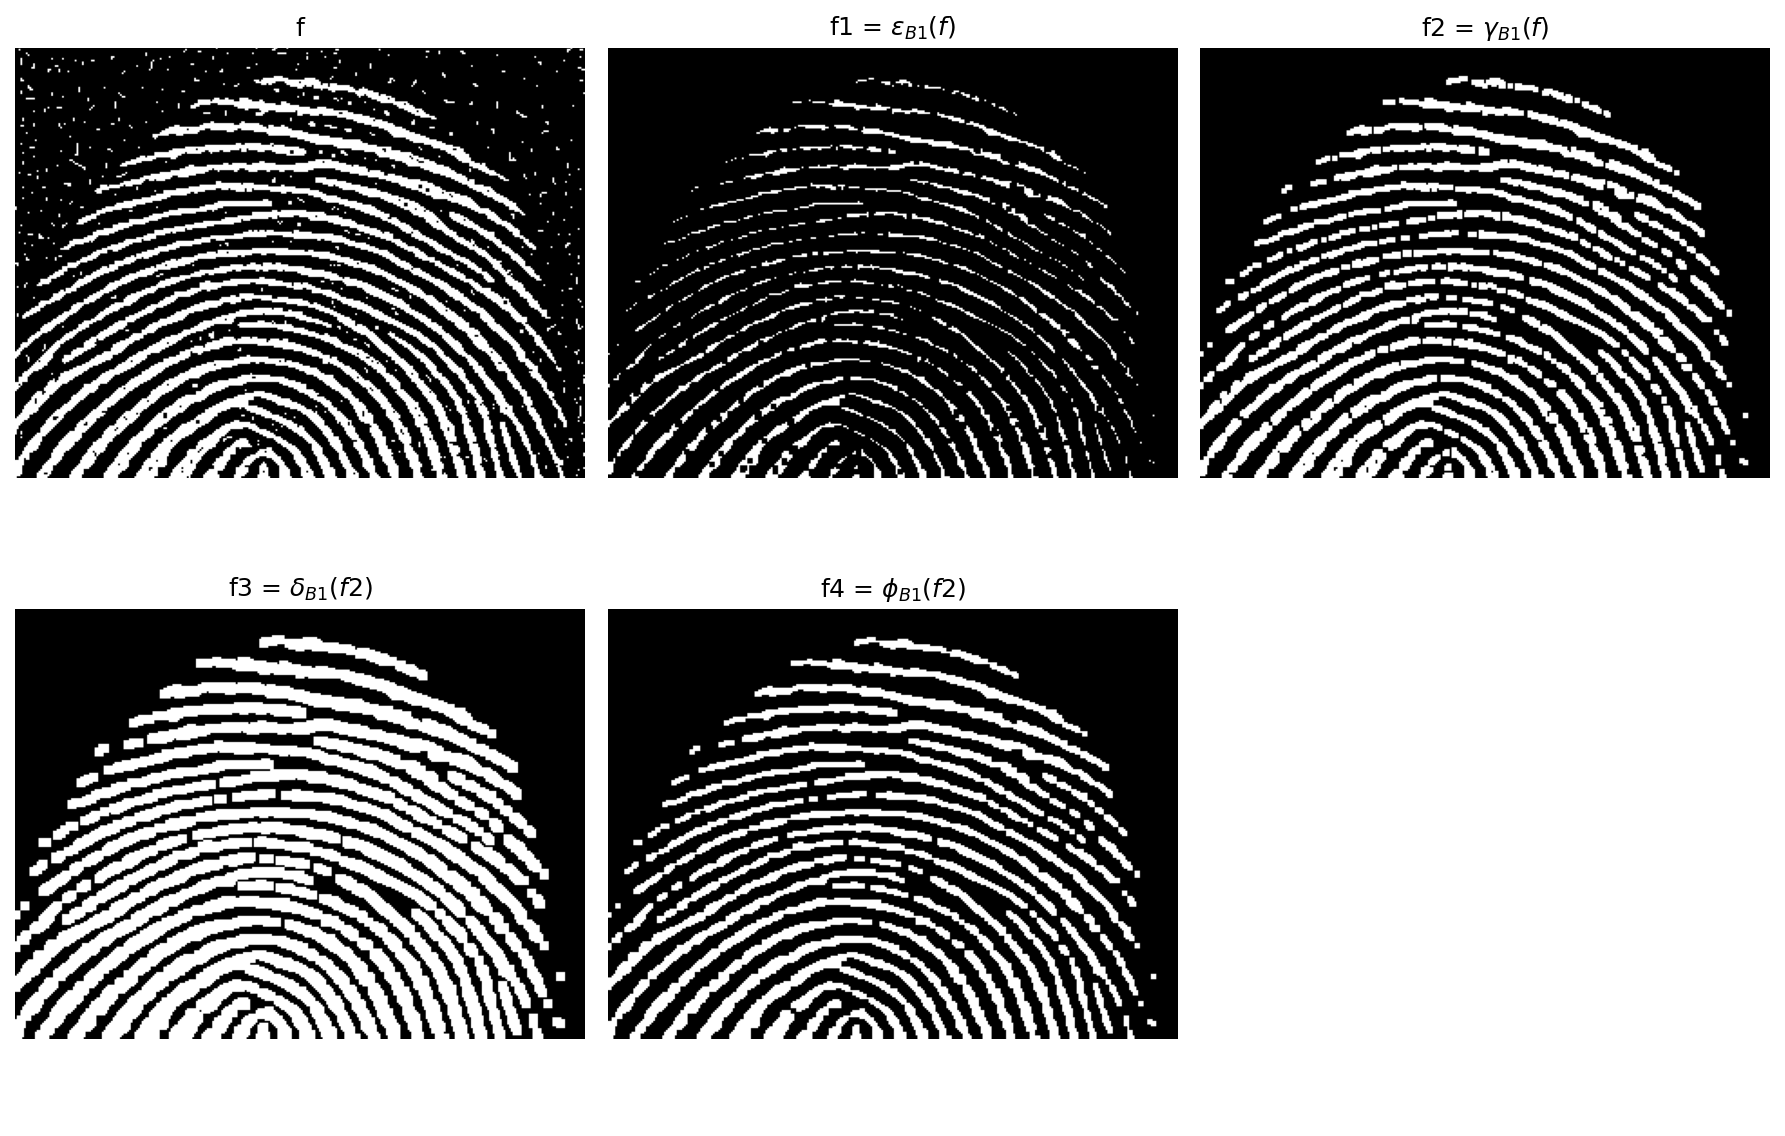

The script that saved this image:
import numpy as np
import matplotlib.pyplot as plt
from PIL import Image
import sys
from pathlib import Path

# Add project root so local ia870 package can be imported when run directly.
PROJECT_ROOT = Path(__file__).resolve().parents[2]
if str(PROJECT_ROOT) not in sys.path:
    sys.path.insert(0, str(PROJECT_ROOT))

import ia870 as ia
from libDIPUM.data_path import dip_data

# %% Figure911

# %% Data
f = np.array(Image.open(dip_data('fingerprint-noisy.tif')))
if f.ndim == 3:
    f = f[..., 0]

# %% SE
B1 = ia.iasebox(1)

# %% Erosion
f1 = ia.iaero(f, B1)

# %% Opening
f2 = ia.iaopen(f, B1)

# %% Dilation of the opening
f3 = ia.iadil(f2, B1)

# %% Closing of the opening
f4 = ia.iaclose(f2, B1)

# %% Display
fig, ax = plt.subplots(2, 3, figsize=(12, 8), sharex=True, sharey=True, num=1)
try:
    fig.canvas.manager.set_window_title('Figure 9.11')
except Exception:
    pass

ax = ax.ravel()

ax[0].imshow(f, cmap='gray')
ax[0].set_title('f')
ax[0].axis('off')

ax[1].imshow(f1, cmap='gray')
ax[1].set_title(r'f1 = $\epsilon_{B1}(f)$')
ax[1].axis('off')

ax[2].imshow(f2, cmap='gray')
ax[2].set_title(r'f2 = $\gamma_{B1}(f)$')
ax[2].axis('off')

ax[3].imshow(f3, cmap='gray')
ax[3].set_title(r'f3 = $\delta_{B1}(f2)$')
ax[3].axis('off')

ax[4].imshow(f4, cmap='gray')
ax[4].set_title(r'f4 = $\phi_{B1}(f2)$')
ax[4].axis('off')

ax[5].axis('off')

plt.tight_layout()
fig.savefig('Figure911.png', dpi=150, bbox_inches='tight')
plt.show()
